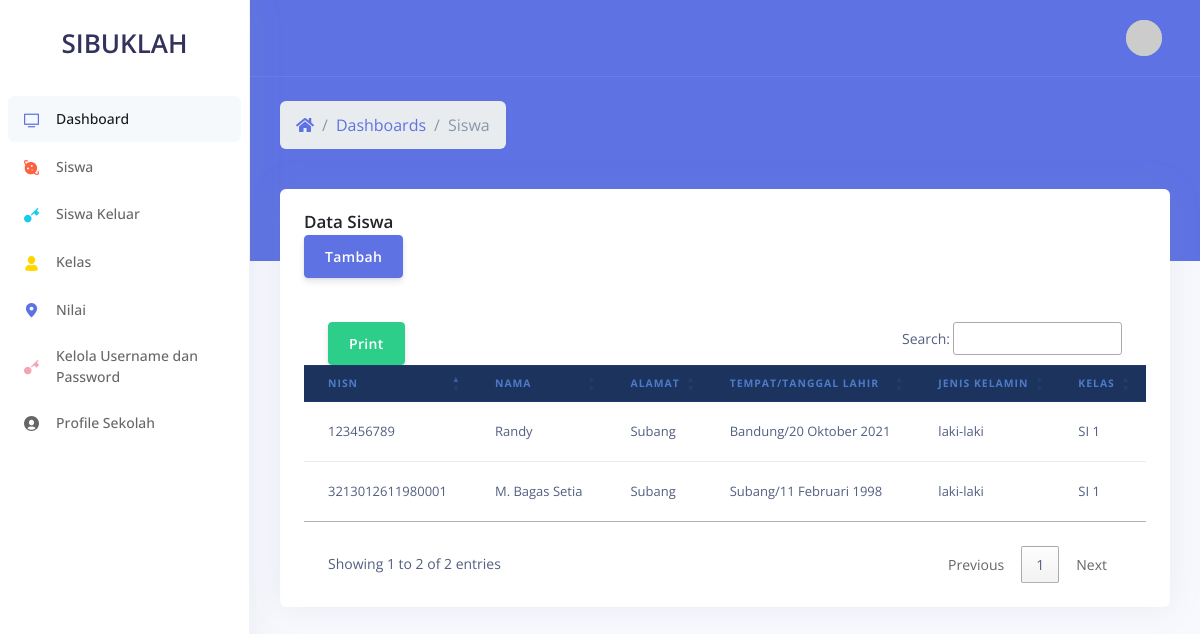
/tata_usaha/siswa (signed in), run on the app's committed database.
### tables this page shows
CREATE TABLE `siswa` (
  `id_siswa` int(11) NOT NULL,
  `user_id` varchar(191) NOT NULL,
  `nama` varchar(191) NOT NULL,
  `kelas` varchar(191) DEFAULT NULL,
  `status` enum('aktif','alumni','pindah') NOT NULL,
  `alamat` text NOT NULL,
  `tempat_lahir` varchar(191) NOT NULL,
  `tanggal_lahir` date DEFAULT NULL,
  `jenis_kelamin` enum('laki-laki','perempuan') NOT NULL,
  `nisn` varchar(191) NOT NULL,
  `nis` varchar(191) NOT NULL,
  `nik` varchar(191) NOT NULL,
  `anak_ke` varchar(191) NOT NULL,
  `nama_ayah` varchar(191) NOT NULL,
  `nik_ayah` varchar(191) NOT NULL,
  `tanggal_lahir_ayah` date NOT NULL,
  `nama_ibu` varchar(191) NOT NULL,
  `nik_ibu` varchar(191) NOT NULL,
  `tanggal_lahir_ibu` date NOT NULL,
  `foto` varchar(191) NOT NULL,
  `created_at` datetime DEFAULT NULL,
  `updated_at` datetime DEFAULT NULL,
  `tanggal_masuk` date NOT NULL,
  `asal_sekolah` varchar(191) NOT NULL,
  `no_ijazah` varchar(191) NOT NULL,
  `no_akte` varchar(191) NOT NULL
);

CREATE TABLE `kelas` (
  `id_kelas` int(11) NOT NULL,
  `nama_kelas` varchar(191) NOT NULL,
  `nama_wali_kelas` varchar(191) NOT NULL
);

### application/controllers/TataUsaha/Siswa.php (called while the page is built, shortened)
<?php
class Siswa extends CI_Controller {
	public function index($status = null)
	{
    $data['konten'] = 'tata_usaha/siswa/index';
    $data['siswa']  = $this->ModelSiswa->getAll($status);
		$this->load->view('tata_usaha/template', $data);
	}
}

### index.php (called while the page is built, shortened)
<?php
require_once BASEPATH.'core/CodeIgniter.php';

### application/models/ModelSiswa.php (called while the page is built, shortened)
<?php
class ModelSiswa extends CI_Model {
	public function getAll($status)
	{
    $this->db->join('kelas', 'siswa.kelas = kelas.id_kelas', 'left outer');
    $this->db->join('user', 'siswa.user_id = user.id_user');
    return $this->db->get('siswa')->result_array();
	}
}

### application/helpers/tanggal_helper.php (called while the page is built)
<?php
  function tgl_indo($tanggal){
    $bulan = array (
      1 =>   'Januari',
      'Februari',
      'Maret',
      'April',
      'Mei',
      'Juni',
      'Juli',
      'Agustus',
      'September',
      'Oktober',
      'November',
      'Desember'
    );
    $pecahkan = explode('-', $tanggal);
    return $pecahkan[2] . ' ' . $bulan[ (int)$pecahkan[1] ] . ' ' . $pecahkan[0];
  }
?>

### application/views/tata_usaha/siswa/index.php (the view, shortened to what this page needs)
<div class="header bg-primary pb-6">
  <div class="container-fluid">
    <div class="header-body">
      <div class="row align-items-center py-4">
        <div class="col-lg-6 col-7">
          <nav aria-label="breadcrumb" class="d-none d-md-inline-block">
            <ol class="breadcrumb breadcrumb-links breadcrumb-dark">
              <li class="breadcrumb-item"><a href="<?= base_url(); ?>"><i class="fas fa-home"></i></a></li>
              <li class="breadcrumb-item"><a href="<?= base_url(); ?>">Dashboards</a></li>
              <li class="breadcrumb-item active" aria-current="page">Siswa</li>
            </ol>
          </nav>
        </div>
      </div>
    </div>
  </div>
</div>
<div class="container-fluid mt--6">
  <div class="row">
    <div class="col">
      <div class="card shadow">
        <div class="card-header bg-transparent border-0">
          <h3 class="text-dark mb-0">Data Siswa</h3>
          <a class="btn btn-primary text-white" href="<?= base_url(); ?>tata_usaha/siswa/tambah">Tambah</a>
        </div>
        <div class="card-body bg-transparent border-0">
          <div class="table-responsive">
            <table class="table align-items-center table-flush" id="myTable">
              <thead class="thead-dark">
                <tr>
                  <th scope="col">NISN</th>
                  <th scope="col">Nama</th>
                  <th scope="col">Alamat</th>
                  <th scope="col">Tempat/Tanggal Lahir</th>
                  <th scope="col">Jenis Kelamin</th>
                  <th scope="col">Kelas</th>
                  <th scope="col">Aksi</th>
                </tr>
              </thead>
              <tbody class="list">
                <?php
                  foreach ($siswa as $key) { ?>
                    <tr>
                      <td><?= $key['nisn']; ?></td>
                      <td><?= $key['nama']; ?></td>
                      <td><?= $key['alamat']; ?></td>
                      <td><?= $key['tempat_lahir'] . '/' . tgl_indo($key['tanggal_lahir']); ?></td>
                      <td><?= $key['jenis_kelamin']; ?></td>
                      <td><?= $key['nama_kelas']; ?></td>
                      <td>
                      </td>
                    </tr>
                  <?php }
                ?>
              </tbody>
            </table>
          </div>
        </div>
      </div>
    </div>
  </div>

### data on the page
siswa: nisn "3213012611980001", nama "M. Bagas Setia", alamat "Subang", tempat_lahir "Subang", tanggal_lahir "11 Februari 1998", jenis_kelamin "laki-laki", kelas.nama_kelas "SI 1"
siswa: nisn "123456789", nama "Randy", alamat "Subang", tempat_lahir "Bandung", tanggal_lahir "20 Oktober 2021", jenis_kelamin "laki-laki", kelas.nama_kelas "SI 1"
